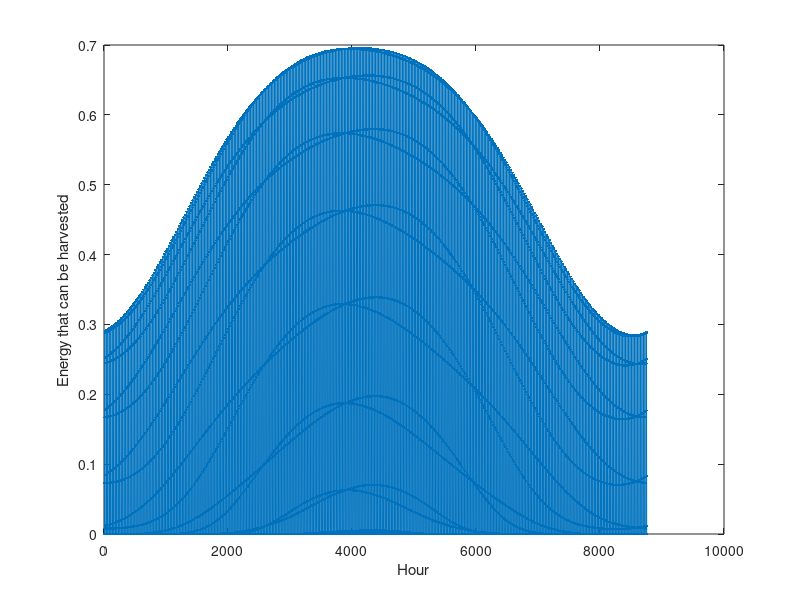

This chart was generated by the following MATLAB code:
clear all
% close all
clc
lat = 39.742*pi/180;
lon = 105.18;
D = 1:365;
Dangle = 2*pi*(D-1)/365;
E0 = 1.000110 + 0.034221*cos(Dangle) + 0.001280*sin(Dangle) + 0.000719*cos(2*Dangle) + 0.000077*sin(2*Dangle);

Theta = 0.006918 - 0.399912*cos(Dangle) + 0.070257*sin(Dangle) - 0.006758*cos(2*Dangle) + 0.000907*sin(2*Dangle) - 0.002697*cos(3*Dangle) + 0.00148*sin(3*Dangle);

Et = (0.000075 + 0.001868*cos(Dangle) - 0.032077*sin(Dangle) - 0.014615*cos(2*Dangle) - 0.04089*sin(2*Dangle))*229.18/60;

LAT = 4*(105-lon)/60 + Et;

d=[31 28 31 30 31 30 31 31 30 31 30 31];
beginday=[1 32 60    91   121   152   182   213   244   274   305   335];
endday=[31 59 90 120 151 181 212 243 273 304 334 365];

height = 1.829;
a0 = 0.4237 - 0.00821*(6-height)^2;
a1 = 0.5055 + 0.00595*(6.5-height)^2;
k = 0.2711 + 0.01858*(2.5-height)^2;

% n = 1:365;
%     ThetaC = 23.45* sin(2*pi*(284+n)/365)*pi/180;

A = [1202 1187 1164 1130 1106 1092 1093 1107 1136 1136 1190 1204];
B = [0.141 0.142 0.149 0.164 0.177 0.185 0.186 0.182 0.165 0.152 0.144 0.141];
C = [0.103 0.104 0.109 0.120 0.130 0.137 0.138 0.134 0.121 0.111 0.106 0.103];

Eh = zeros(365*24,1);
m = 1;
for d = 1:365
    
%     if d > endday(m)
%         m = m + 1;
%     end
%     f = @(x) E0(d)*A(m)*C(m)*(exp(-B(m)./(max(sin(lat)* sin(Theta(d)) + cos(lat)*cos(Theta(d))*cos(pi*(x-12)/12),0)))).*max(sin(lat)* sin(Theta(d)) + cos(lat)*cos(Theta(d))*cos(pi*(x-12)/12),0);
%     
%     cosh = - tan(lat)*tan(Theta(d));
%     hss  = acos(cosh)*180/pi;
%     alpha = 0.409 + 0.5016*sin(hss- 60);
%     beta = 0.6609 -0.4767*sin(hss - 60);
    
%     f = @(x) E0(d).*max(sin(lat)* sin(Theta(d)) + cos(lat)*cos(Theta(d))*cos(pi*(x-12)/12),0);
    f = @(x) E0(d)*(a0+a1*exp(-k./(max(sin(lat)* sin(Theta(d)) + cos(lat)*cos(Theta(d))*cos(pi*(x-12)/12),0)))).*max(sin(lat)* sin(Theta(d)) + cos(lat)*cos(Theta(d))*cos(pi*(x-12)/12),0);
    for h = 1:24
        Eh((d-1)*24 + h) = integral(f,h-1 + LAT(d),h + LAT(d));        
    end  
%     total = integral(f,0+ LAT(d),24+ LAT(d));
%     for h = 1:24    
%     Eh((d-1)*24 + h) = total*pi/24*(alpha+ beta*cos(pi*(h-0.5+ LAT(d)-12)/12)).*(cos(pi*(h-0.5+ LAT(d)-12)/12) - cos(hss))./(sin(hss) - (2*pi*hss/360)*cos(hss));
%     end
end
figure;
plot(Eh,'.-');
xlabel('Hour');
ylabel('Energy that can be harvested');